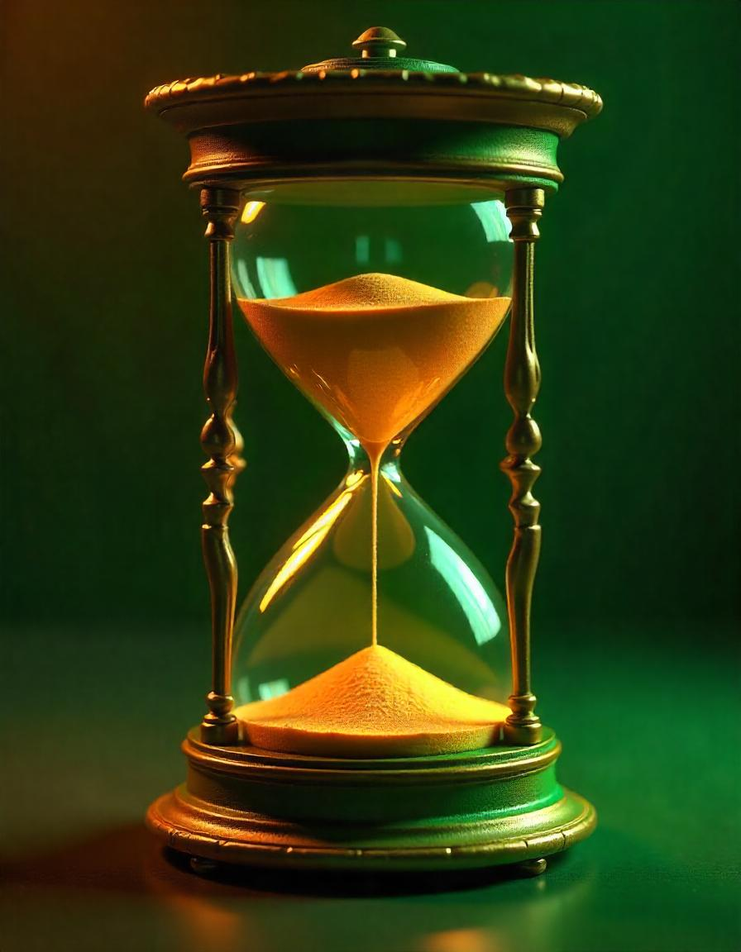
#> input picture images/img.png, 741 x 952 px, shrunk from 896 x 1152 before the run, found by its file name
$ jupyter execute pb1.ipynb
#> lines starting #> are read from the running program, lines starting #| are printed output that depends on the picture
## PART B
### Write a program in python to demonstrate image enhancement using contrast adjustment and
### histogram equalization using OpenCV.

[cell 1]
import cv2
import numpy as np
import matplotlib.pyplot as plt

[cell 2]
#contrast adjustment
def adjust_contrast(image,alpha,beta):
    adjusted_image=cv2.convertScaleAbs(image,alpha=alpha,beta=beta)
    return adjusted_image

[cell 3]
#Histogram Equalization
def equalize_histogram(image):
    equalized_image=cv2.equalizeHist(image)
    return equalized_image

[cell 4]
image=cv2.imread('img.png',cv2.IMREAD_GRAYSCALE)
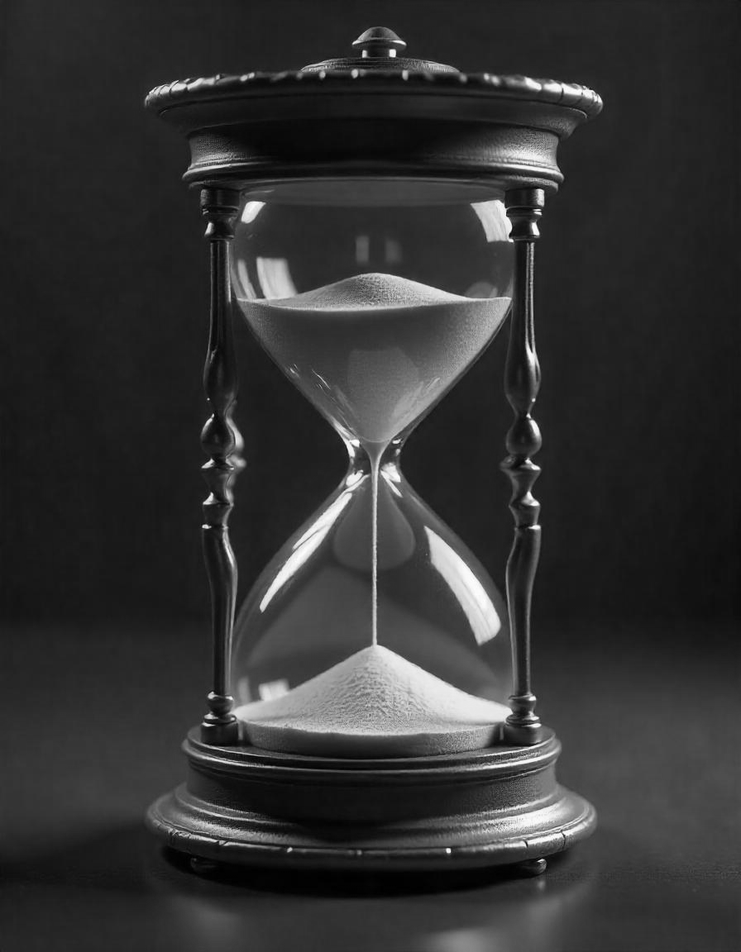
#> image: shape (952, 741); min 0, max 255, mean 51.1
contrast_adjusted_image=adjust_contrast(image,1.5,0)
#> in adjust_contrast, `adjusted_image=cv2.convertScaleAbs(image,alpha=alpha,beta=beta)`:
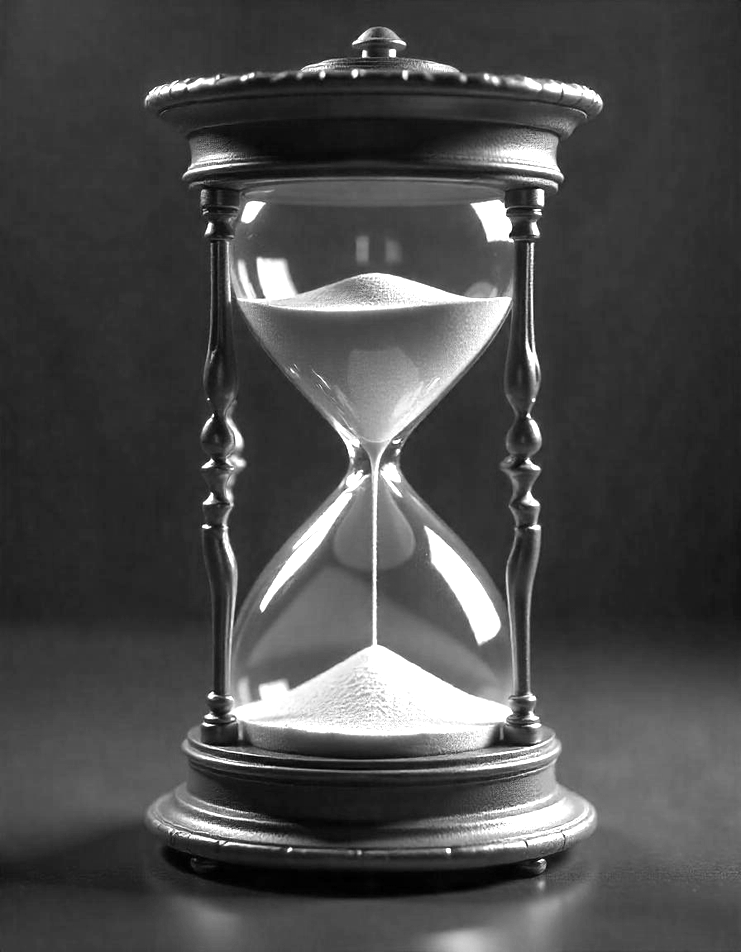
#> adjusted_image: shape (952, 741); min 0, max 255, mean 74.6
equalized_image=equalize_histogram(image)
#> in equalize_histogram, `equalized_image=cv2.equalizeHist(image)`:
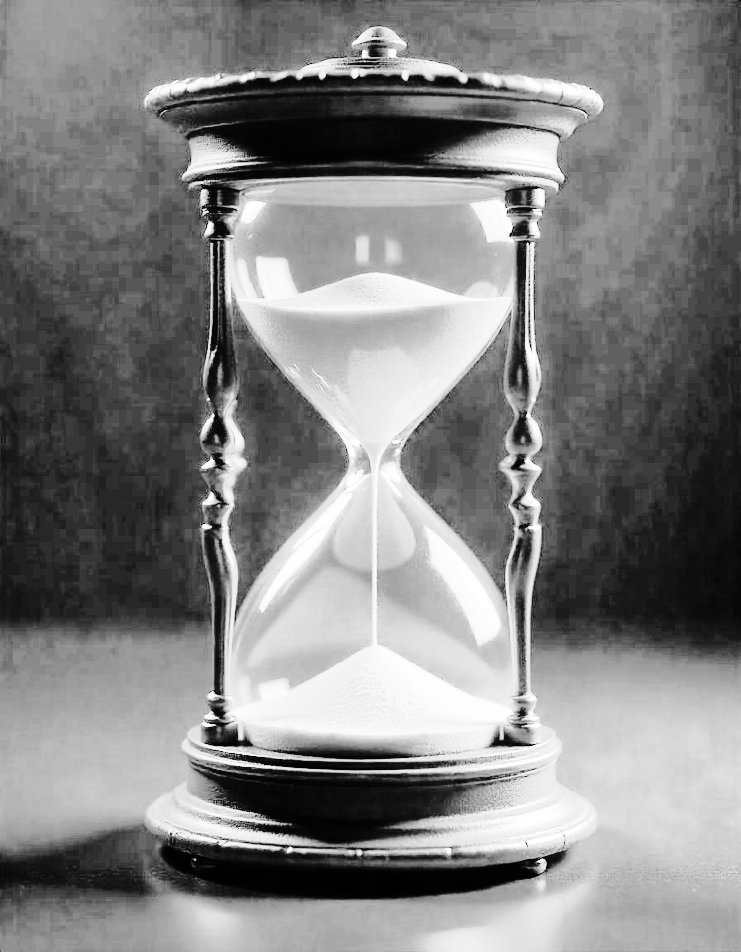
#> equalized_image: shape (952, 741); min 0, max 255, mean 129.8

[cell 5]
#Displaying all the images
cv2.imshow("Original Image",image)
cv2.imshow("Contrast Adjusted Image",contrast_adjusted_image)
cv2.imshow("Equalized Image",equalized_image)

cv2.waitKey(0)
cv2.destroyAllWindows()

[cell 6]
plt.figure(figsize=(12,6))

plt.subplot(2,2,1)
plt.hist(image.ravel(),256,[0,256])
plt.title("Original Image histogram")

plt.subplot(2,2,2)
plt.hist(contrast_adjusted_image.ravel(),256,[0,256])
plt.title("Contrast adjusted Image histogram")

plt.subplot(2,2,3)
plt.hist(equalized_image.ravel(),256,[0,256])
plt.title("Equalized Image histogram")
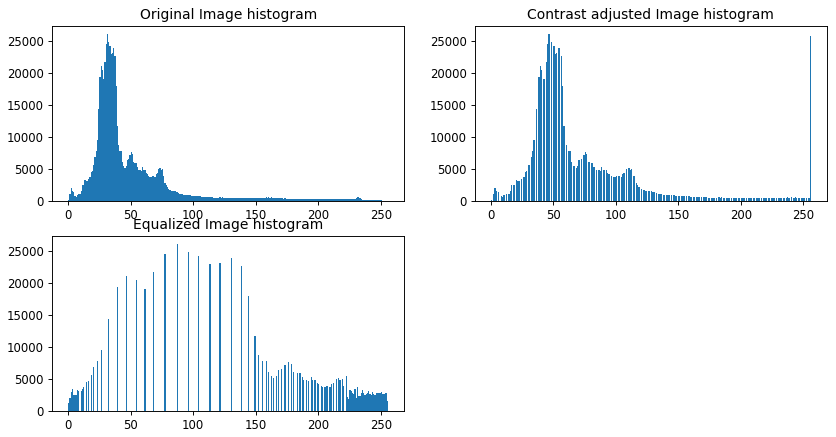
#> figure drawn by matplotlib, 3 panels; panel 1: tallest bar 26044 high, from x = 31 to 32; panel 2: tallest bar 26044 high, from x = 46 to 47; panel 3: tallest bar 26044 high, from x = 87 to 88
